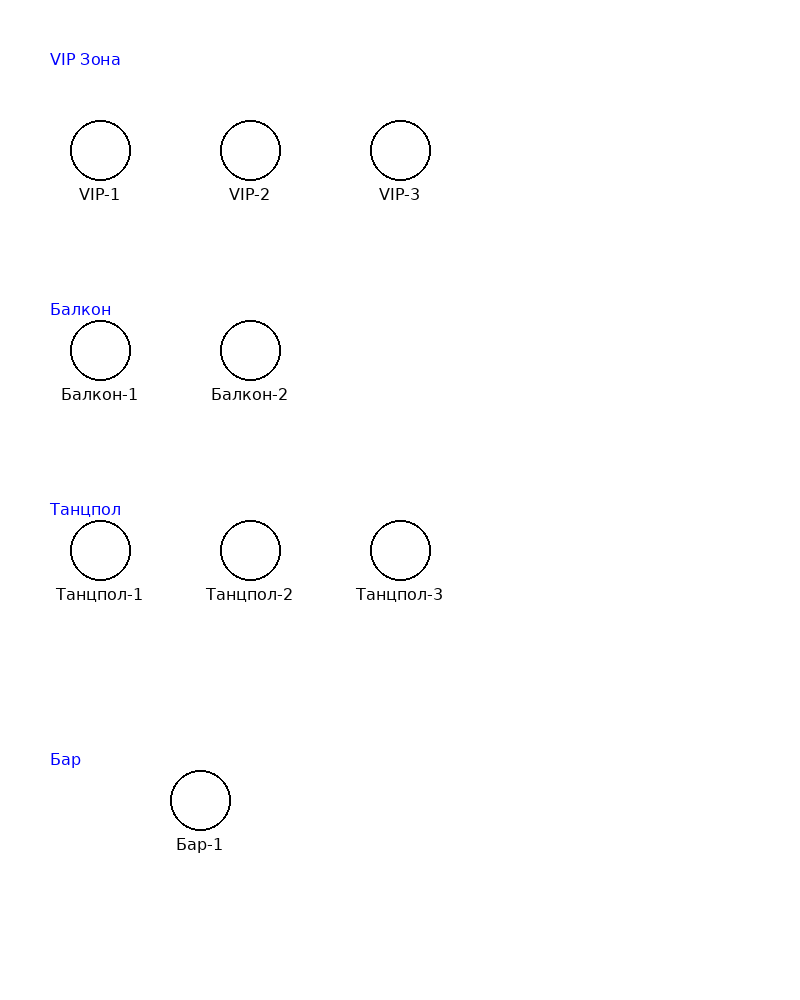
#> input picture hall_map.png, 800 x 1000 px
$ python render_seats.py
#> lines starting #> are read from the running program, lines starting #| are printed output that depends on the picture
from PIL import Image, ImageDraw, ImageFont

# 1) Загружаем схему зала
base = Image.open("hall_map.png").convert("RGBA")
draw = ImageDraw.Draw(base)

# 2) Координаты столиков на изображении (пример)
#    ключ — имя столика, значение — (x, y) центра круга
coords = {
    "VIP-1": (100, 150),
    "VIP-2": (200, 150),
    "Балкон-1": (100, 300),
    "Б-2": (200, 300),
    "Т-1": (100, 450),
    "Т-2": (200, 450),
    "Бар-1": (150, 600),
}

# 3) Статус брони: True = занято (🔴), False = свободно (🟢)
#    В реальном коде получаем из БД или списка reservations
status = {
    "VIP-1": True,
    "VIP-2": False,
    "Балкон-1": True,
    "Б-2": False,
    "Т-1": False,
    "Т-2": True,
    "Бар-1": False,
}

# 4) Рисуем кружки
radius = 15
for table, (x, y) in coords.items():
    color = (255, 0, 0, 200) if status.get(table, False) else (0, 255, 0, 200)
    draw.ellipse(
        [(x - radius, y - radius), (x + radius, y + radius)],
        fill=color,
        outline=(0,0,0)
    )

# 5) Сохраняем итог
base.save("hall_map_status.png")
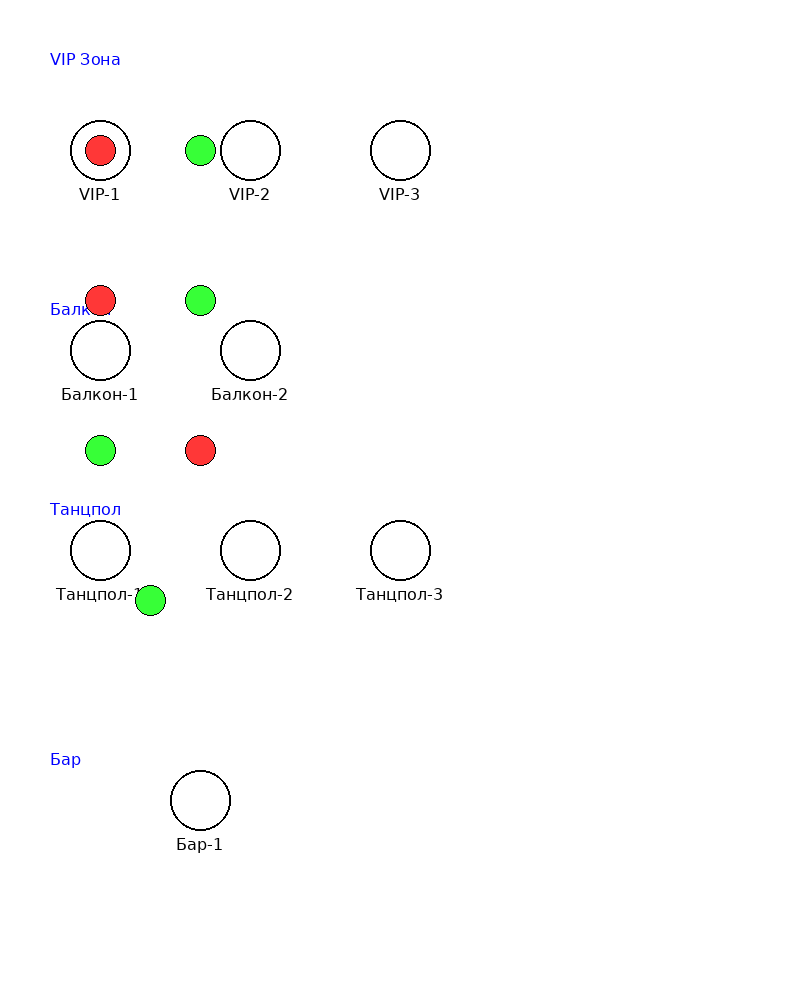
#> saved as hall_map_status.png: PIL image 800x1000 RGBA; mean R, G, B, A 252.2, 252.4, 251.8, 254.7; transparent parts drawn white
print("Saved hall_map_status.png")
